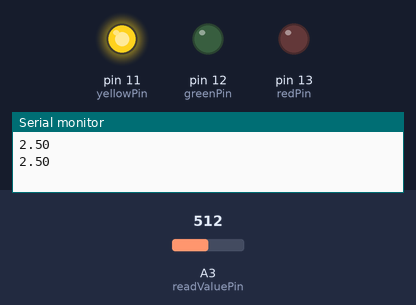
Bench run of a sketch on a simulated Arduino Uno, built with avr-gcc and run on an emulated ATmega328P. On the bench: output pins drawn as LEDs (lit = HIGH), the last lines printed to the serial monitor. Inputs (shaded band) come from the test bench; at power-on: A3 (readValuePin) = 512.

Above: at 1.8 s.
1.9 s: A3 (readValuePin) set to 606
3.4 s: A3 (readValuePin) set to 628
At 5.2 s:
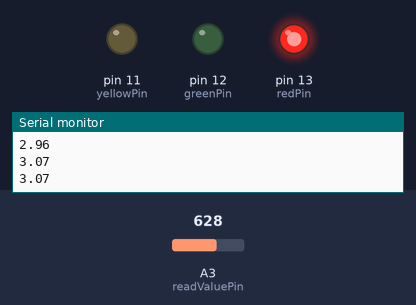
5.5 s: A3 (readValuePin) set to 306
At 6.9 s:
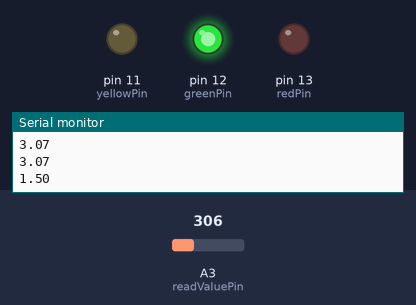
7.5 s: A3 (readValuePin) set to 498
9.2 s: A3 (readValuePin) set to 520
At 11.2 s:
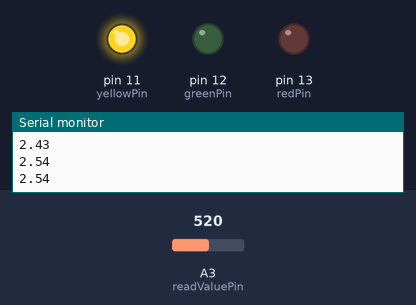
11.5 s: A3 (readValuePin) set to 511
At 12.8 s:
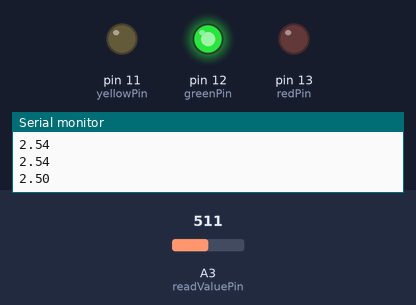
Timing chart, 0 to 14.5 s (numbered marks = the images above; inputs shaded):
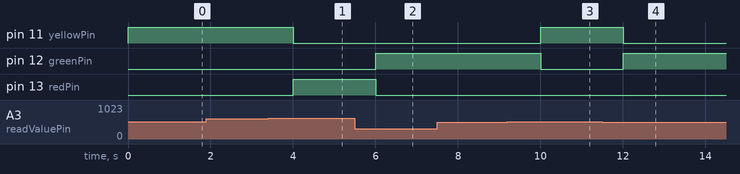

The sketch:

7_potentiometer_waring_normal.ino
```cpp
int readValuePin = A3;
int redValueRaw;
float voltage;

int redPin = 13;
int greenPin = 12;
int yellowPin = 11;

void setup() {
  // put your setup code here, to run once:
  Serial.begin(9600);
  pinMode(redPin, OUTPUT);
  pinMode(greenPin, OUTPUT);
  pinMode(yellowPin, OUTPUT);
}

void loop() {
  // put your main code here, to run repeatedly:
  redValueRaw = analogRead(readValuePin);
  voltage = (5. / 1023.) * redValueRaw;
  Serial.println(voltage);

  if ( voltage > 3) {
    digitalWrite(greenPin, LOW);
    digitalWrite(yellowPin, LOW);
    digitalWrite(redPin, HIGH);
  } else if (voltage > 2.5 && voltage < 3.5 ) {
    digitalWrite(redPin, LOW);
    digitalWrite(greenPin, LOW);
    digitalWrite(yellowPin, HIGH);
  } else {
    digitalWrite(redPin, LOW);
    digitalWrite(yellowPin, LOW);
    digitalWrite(greenPin, HIGH);
  }
  delay(1000);
}
```

Measured:
- the behaviour switches between 613 and 614 on A3 (readValuePin) (found by bisection; images 0 and 1)
- the behaviour switches between 511 and 512 on A3 (readValuePin) (found by bisection; images 2 and 3)
- after the input at 3.4 s, pin 11 (yellowPin): HIGH → LOW after 0.60 s; pin 13 (redPin): LOW → HIGH after 0.60 s
- after the input at 5.5 s, pin 12 (greenPin): LOW → HIGH after 0.50 s; pin 13 (redPin): HIGH → LOW after 0.50 s
- after the input at 9.2 s, pin 11 (yellowPin): LOW → HIGH after 0.81 s; pin 12 (greenPin): HIGH → LOW after 0.81 s
- after the input at 11.5 s, pin 11 (yellowPin): HIGH → LOW after 0.51 s; pin 12 (greenPin): LOW → HIGH after 0.51 s
